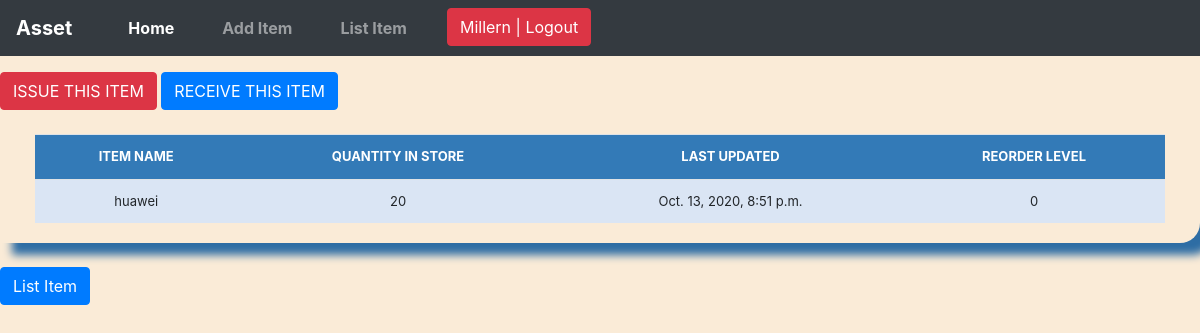
Screenshot of /stock_detail/18/ (signed in) with the database file from the repository.
### stockmanagement/models.py (models this page shows, shortened)
class Stock(models.Model):
    category_choice = (
    	    ('Furniture', 'Furniture'),
    	    ('IT Equipment', 'IT Equipment'),
    	    ('Phone', 'Phone'),
    	)
    department_choice = (
            ('IT', 'IT'),
            ('Finance', 'Finance'),
            ('Human Resource', 'Human Resource'),
        )
    category = models.CharField(max_length=50, blank=True, null=True,choices=category_choice)
    department = models.CharField(max_length=50, blank=True, null=True,choices=department_choice)
    item_name = models.CharField(max_length=50, blank=True, null=True)
    quantity = models.IntegerField(default='0', blank=True, null=True)
    appreciation = models.CharField(max_length=50, blank=True, null=True)
    receive_quantity = models.IntegerField(default='0', blank=True, null=True)
    receive_by = models.CharField(max_length=50, blank=True, null=True)
    issue_quantity = models.IntegerField(default='0', blank=True, null=True)
    issue_by = models.CharField(max_length=50, blank=True, null=True)
    issue_to = models.CharField(max_length=50, blank=True, null=True)
    phone_number = models.CharField(max_length=50, blank=True, null=True)
    created_by = models.CharField(max_length=50, blank=True, null=True)
    start_date = models.DateTimeField(auto_now_add=False, auto_now=True)
    end_date = models.DateTimeField(auto_now_add=False, auto_now=True)
    reorder_level = models.IntegerField(default='0', blank=True, null=True)
    last_updated = models.DateTimeField(auto_now_add=False, auto_now=True)
    months = models.PositiveIntegerField(null=True)
    timestamp = models.DateTimeField(auto_now_add=True, auto_now=False)
    export_to_CSV = models.BooleanField(default=False)

### stockmanagement/views.py (the view)
# urls.py: path('stock_detail/<str:pk>/', views.stock_detail, name="stock_detail"),
@login_required
def stock_detail(request, pk):
	queryset = Stock.objects.get(id=pk)
	context = {
	    'title': queryset.item_name,
	    'queryset': queryset
	}
	return render(request, 'detail_page.html', context)

### stockmanagement/templates/detail_page.html (shortened to what this page needs)
{% extends 'base.html' %}
{% block content %}
<a href="{% url 'issue_items' queryset.id %}"><div class='btn btn-danger'>ISSUE THIS ITEM</div></a>
    <a href="{% url 'receive_items' queryset.id %}"><div class='btn btn-primary'>RECEIVE THIS ITEM</div></a>
        <br><br>
        <div class="display_table">
          <table class='table'>
                  <tr>
                    <th>ITEM NAME</th>
                    <th>QUANTITY IN STORE</th>
                    <th>LAST UPDATED</th>
                    <th>REORDER LEVEL</th>
                  </tr>
                  <tr>
                    <td>{{queryset.item_name}}</td>
                    <td>{{queryset.quantity}}</td>
                    <td>{{queryset.last_updated}}</td>
                    <td>{{queryset.reorder_level}}</td>
                  </tr>
          </table>
        </div>
        <br>
        <a href="{% url 'list_items' %}"><div class="btn btn-primary">List Item</div></a>
{% endblock %}

### stockmanagement/templates/nav.html (shortened to what this page needs)
<nav class="navbar navbar-expand-md navbar-dark fixed-top bg-dark">
  <a class="navbar-brand" href="/" style="font-weight: bold;">Asset</a>
  <div class="collapse navbar-collapse" id="navbarCollapse">
    <ul class="navbar-nav">
      <li class="nav-item active">
        <a class="nav-link" href="/">Home <span class="sr-only">(current)</span></a>
      </li>
      {% if request.user.is_authenticated %}
      <li class="nav-item">
        <a class="nav-link" href="{% url 'add_items' %}">Add Item</a>
      </li>
      <li class="nav-item">
        <a class="nav-link" href="{% url 'list_items' %}">List Item</a>
      </li>
      {% endif %}
      {% if request.user.is_authenticated %}
        <li class="mr-auto"><a href="/accounts/logout" ><button class="btn btn-danger">{{ user }} | Logout</button></a></li>
        {% else %}
        <li><a href="/accounts/login">Login</a></li>
        {% endif %}
    </ul>
  </div>
</nav>

### stockmanagement/static/css/style.css (style rules this page uses)
body { background: grey; }
.table { font-size: 13px; text-align: center; width: 95%; margin: auto; text-align: center; }
.table tr:nth-child(odd) { background: #B8CAE4 }
.table tr:nth-child(even) { background: #dae5f4 }
th { background-color: #337ab7; color: white; }

### stockmanagement/static/css/navbar-top-fixed.css (style rules this page uses)
body { min-height: 75rem; padding-top: 4.5rem; }

### stockmanagement/templates/base.html (style rules this page uses)
body { background-image: url("..img/delete.jpg") }
.table { font-size: 13px; text-align: center; width: 95%; margin: auto; text-align: center; }
.table tr:nth-child(odd) { background: #B8CAE4 }
.table tr:nth-child(even) { background: #dae5f4 }
th { background-color: #337ab7; color: white; }
.display_table { border-bottom-right-radius: 20px; padding-left: 5px; padding-right: 5px; padding-bottom: 20px; box-shadow: 12px 12px 8px #2e6da4; }
li { list-style-type: none; margin-left: 2em; padding-left: 2em padding: 10px; font-weight: bold; }

### stockmanagement/templates/detail_page.html (style rules this page uses)
body { background-color: #FAEBD7; }

### rows the page displays
Stock: item_name "huawei", quantity "20", last_updated "Oct. 13, 2020, 8:51 p.m.", reorder_level "0"

### other values shown
{{ user }} "Millern"
